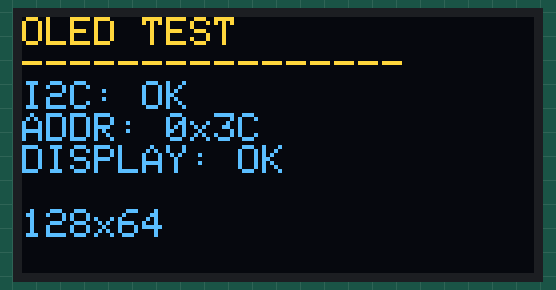
Bench run of a sketch on a simulated ESP32. Parts: 128×64 one-colour display. The OLED is the two-colour kind (top 16 rows yellow); what the sketch prints to the serial monitor is not drawn.

Above: at 0.2 s.
At 1.7 s:
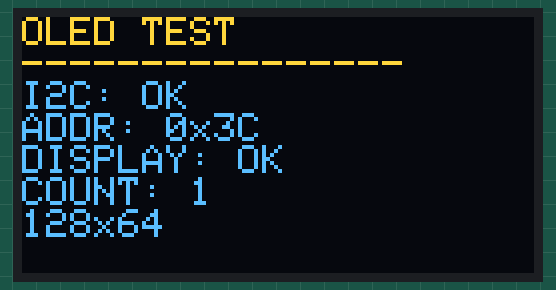
At 9.7 s:
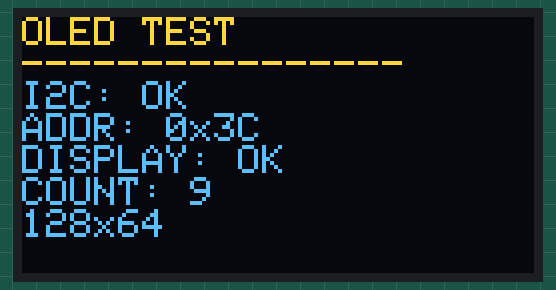
At 19.7 s:
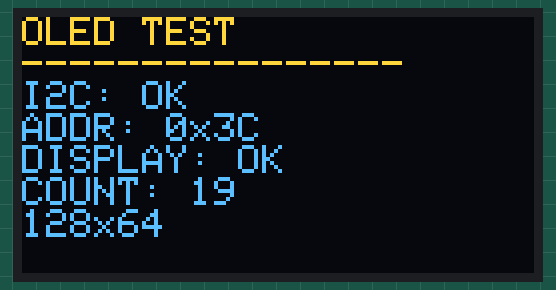
At 29.7 s:
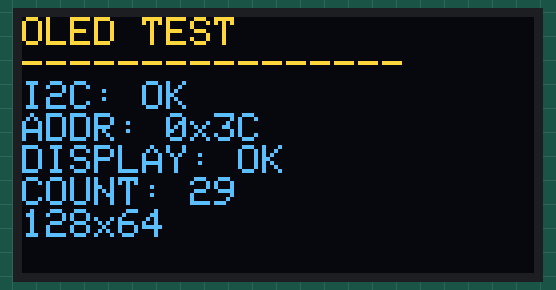
At 38.7 s:
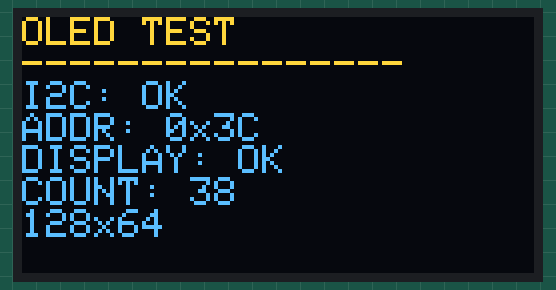

Measured:
- what the display in image 0 shows lasts 1.5 s, from 0.2 s to 1.7 s
- what the display in image 1 shows lasts 1.0 s, from 1.7 s to 2.7 s

The sketch:

oled_test.ino
```cpp
#include <Wire.h>
#include <Adafruit_SSD1306.h>
#define OLED_SDA  8
#define OLED_SCL  9
#define OLED_ADDR 0x3C
#define OLED_W    128
#define OLED_H    64

Adafruit_SSD1306 display(OLED_W, OLED_H, &Wire, -1);

bool oled_ok = false;
uint32_t count = 0;
unsigned long last_tick = 0;

void scanI2C() {
    Serial.println("I2C SCAN 0x03..0x77");
    uint8_t found[128];
    uint8_t n = 0;
    for (uint8_t addr = 0x03; addr <= 0x77; addr++) {
        Wire.beginTransmission(addr);
        if (Wire.endTransmission() == 0) found[n++] = addr;
    }
    if (n == 0) {
        Serial.println("[I2C] NO DEVICE FOUND");
    } else {
        Serial.printf("[I2C] %u device(s):\r\n", n);
        for (uint8_t i = 0; i < n; i++) Serial.printf("  FOUND 0x%02X\r\n", found[i]);
    }
    bool hit = false;
    for (uint8_t i = 0; i < n; i++) if (found[i] == OLED_ADDR) hit = true;
    Serial.println(hit ? "[I2C] OLED 0x3C DETECTED" : "[I2C] OLED 0x3C NOT DETECTED");
}

void showHeader(bool i2c_ok) {
    display.clearDisplay();
    display.setTextColor(SSD1306_WHITE);
    display.setCursor(0, 0);
    display.println("OLED TEST");
    display.println("----------------");
    display.print("I2C: "); display.println(i2c_ok ? "OK" : "FAIL");
    display.print("ADDR: 0x"); display.println(OLED_ADDR, HEX);
    display.print("DISPLAY: "); display.println(i2c_ok ? "OK" : "FAIL");
    display.println();
    display.print("128x64");
    display.display();
}

void setup() {
    Serial.begin(115200);
    delay(100);
    while (!Serial && millis() < 3000) {}

    Serial.println("=== OLED HARDWARE TEST ===");
    Wire.begin(OLED_SDA, OLED_SCL);

    scanI2C();

    // Check I2C for OLED
    bool i2c_hit = false;
    Wire.beginTransmission(OLED_ADDR);
    i2c_hit = (Wire.endTransmission() == 0);

    if (!display.begin(SSD1306_SWITCHCAPVCC, OLED_ADDR)) {
        oled_ok = false;
        Serial.println("[OLED] INIT FAIL: SSD1306 not responding at 0x3C");
        // Try to show fail on display if possible
        return;
    }
    oled_ok = true;
    Serial.println("[OLED] INIT PASS: SSD1306 128x64");

    display.clearDisplay();
    display.setTextSize(1);
    showHeader(i2c_hit);
    delay(1500);
}

void loop() {
    if (!oled_ok) {
        if (millis() - last_tick >= 1000) {
            last_tick = millis();
            Serial.println("[OLED] INIT FAIL - check SDA/SCL/3.3V wiring");
        }
        return;
    }
    if (millis() - last_tick >= 1000) {
        last_tick = millis();
        count++;
        display.clearDisplay();
        display.setCursor(0, 0);
        display.println("OLED TEST");
        display.println("----------------");
        display.println("I2C: OK");
        display.print("ADDR: 0x"); display.println(OLED_ADDR, HEX);
        display.println("DISPLAY: OK");
        display.print("COUNT: "); display.println(count);
        display.print("128x64");
        display.display();
        Serial.printf("[OLED] COUNT: %lu\r\n", count);
    }
}
```
